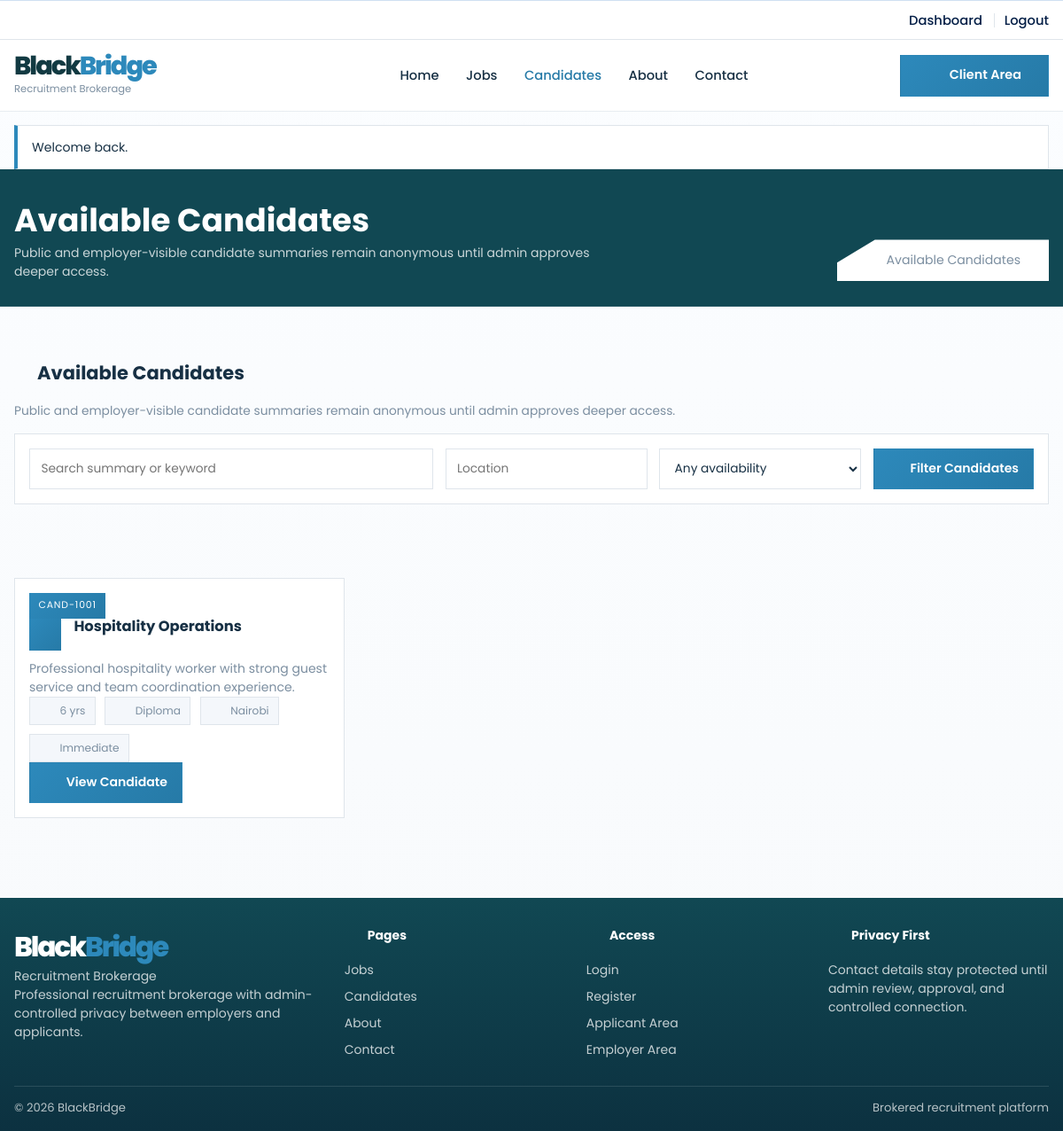
Page /candidates.php (signed in) on the committed database.
### tables this page shows
CREATE TABLE IF NOT EXISTS candidate_profiles (
    id INT UNSIGNED AUTO_INCREMENT PRIMARY KEY,
    user_id INT UNSIGNED NOT NULL UNIQUE,
    candidate_code VARCHAR(30) NOT NULL UNIQUE,
    headline VARCHAR(255) NULL,
    bio TEXT NULL,
    experience_years INT UNSIGNED NOT NULL DEFAULT 0,
    education_level VARCHAR(150) NULL,
    location VARCHAR(150) NULL,
    expected_salary_min DECIMAL(10, 2) NULL,
    expected_salary_max DECIMAL(10, 2) NULL,
    availability VARCHAR(80) NULL,
    address TEXT NULL,
    status ENUM('Draft', 'Pending', 'Approved', 'Rejected') NOT NULL DEFAULT 'Draft',
    approval_notes TEXT NULL,
    admin_notes TEXT NULL,
    is_featured TINYINT(1) NOT NULL DEFAULT 0,
    submitted_at DATETIME NULL,
    approved_at DATETIME NULL,
    created_at DATETIME NOT NULL DEFAULT CURRENT_TIMESTAMP,
    updated_at DATETIME NOT NULL DEFAULT CURRENT_TIMESTAMP ON UPDATE CURRENT_TIMESTAMP,
    CONSTRAINT fk_candidate_profiles_user
        FOREIGN KEY (user_id) REFERENCES users(id)
        ON DELETE CASCADE
);

### candidates.php (the view, shortened to what this page needs)
<?php
require_once __DIR__ . '/config/config.php';
$pageIntroText = site_setting(
    $pdo,
    'candidates.banner_intro',
    'Public and employer-visible candidate summaries remain anonymous until admin approves deeper access.'
);
$search = trim((string) ($_GET['q'] ?? ''));
$location = trim((string) ($_GET['location'] ?? ''));
$query = '
    SELECT cp.*,
           (
               SELECT cs.skill_name
               FROM candidate_skills cs
               WHERE cs.profile_id = cp.id
               ORDER BY cs.id ASC
               LIMIT 1
           ) AS primary_skill
    FROM candidate_profiles cp
    WHERE cp.status = "Approved"
';
$params = [];
$query .= ' ORDER BY cp.is_featured DESC, cp.approved_at DESC, cp.created_at DESC';
$statement = $pdo->prepare($query);
$statement->execute($params);
$candidates = $statement->fetchAll();
require_once __DIR__ . '/includes/header.php';
?>
<section class="section">
    <div class="container">
        <div class="section-head">
            <div>
                <h1><?= ui_icon('users', 'section-icon section-icon-inline') ?>Available Candidates</h1>
                <p><?= e($pageIntroText) ?></p>
            </div>
        </div>
        <form class="form-card search-bar" method="get">
            <input type="text" name="q" placeholder="Search summary or keyword" value="<?= e($search) ?>">
            <input type="text" name="location" placeholder="Location" value="<?= e($location) ?>">
            <select name="availability">
                <option value="">Any availability</option>
            </select>
            <button class="button button-dark" type="submit">
                <?= ui_icon('search', 'button-icon') ?>
                Filter Candidates
            </button>
        </form>
    </div>
</section>
<section class="section">
    <div class="container cards-grid">
        <?php foreach ($candidates as $candidate): ?>
            <?php $summary = candidate_public_summary($candidate); ?>
            <article class="card">
                <span class="candidate-code-badge"><?= e($summary['candidate_code']) ?></span>
                <div class="card-title-row">
                    <span class="icon-badge"><?= ui_icon('user-check', 'card-inline-icon') ?></span>
                    <h3><?= e($summary['primary_skill']) ?></h3>
                </div>
                <p><?= e(truncate_text($summary['bio'], 160)) ?></p>
                <div class="inline-meta">
                    <span><?= ui_icon('chart', 'ui-icon') ?><?= e($summary['experience_years']) ?> yrs</span>
                    <span><?= ui_icon('document', 'ui-icon') ?><?= e($summary['education_level']) ?></span>
                    <span><?= ui_icon('map', 'ui-icon') ?><?= e($summary['location']) ?></span>
                    <span><?= ui_icon('check', 'ui-icon') ?><?= e($summary['availability']) ?></span>
                </div>
                <div class="card-actions">
                    <a class="button button-dark" href="<?= e(app_url('candidate-details.php?id=' . $candidate['id'])) ?>">
                        <?= ui_icon('document', 'button-icon') ?>
                        View Candidate
                    </a>
                </div>
            </article>
        <?php endforeach; ?>
    </div>
</section>
<?php require_once __DIR__ . '/includes/footer.php'; ?>

### includes/functions.php (shortened to what this page needs)
<?php
function app_url(string $path = ''): string
{
    $path = ltrim($path, '/');
    return BASE_URL . ($path !== '' ? '/' . $path : '');
}
function e(mixed $value): string
{
    return htmlspecialchars((string) $value, ENT_QUOTES, 'UTF-8');
}
function truncate_text(?string $text, int $length = 140): string
{
    $text = trim((string) $text);
    if (mb_strlen($text) <= $length) {
        return $text;
    }
    return mb_substr($text, 0, $length - 3) . '...';
}
function salary_range_display(mixed $minimum, mixed $maximum): string
{
    $minimum = $minimum !== null && $minimum !== '' ? number_format((float) $minimum) : null;
    $maximum = $maximum !== null && $maximum !== '' ? number_format((float) $maximum) : null;
    if ($minimum !== null && $maximum !== null) {
        return '$' . $minimum . ' - $' . $maximum;
    }
    return 'Negotiable';
}
function candidate_public_summary(array $candidate): array
{
    return [
        'candidate_code' => $candidate['candidate_code'] ?? 'Protected',
        'primary_skill' => $candidate['primary_skill'] ?? 'General Skills',
        'experience_years' => $candidate['experience_years'] ?? '0',
        'education_level' => $candidate['education_level'] ?? 'Not specified',
        'location' => $candidate['location'] ?? 'Undisclosed',
        'salary_range' => salary_range_display(
            $candidate['expected_salary_min'] ?? null,
            $candidate['expected_salary_max'] ?? null
        ),
        'availability' => $candidate['availability'] ?? 'Open',
        'bio' => $candidate['bio'] ?? '',
    ];
}
function ui_icon(string $name, string $class = 'ui-icon'): string
{
    $markup = $icons[$name] ?? $icons['spark'];
    return '<svg class="' . e($class) . '" viewBox="0 0 24 24" fill="none" stroke="currentColor" stroke-width="1.8" stroke-linecap="round" stroke-linejoin="round" aria-hidden="true">' . $markup . '</svg>';
}
function site_settings_map(PDO $pdo, bool $forceRefresh = false): array
{
    static $cache = null;
    if ($cache !== null && !$forceRefresh) {
        return $cache;
    }
    $cache = [];
    try {
        $statement = $pdo->query('SELECT setting_key, setting_value FROM site_settings');
        foreach ($statement->fetchAll() as $row) {
            $cache[$row['setting_key']] = $row['setting_value'];
        }
    } catch (Throwable) {
        $cache = [];
    }
    foreach (site_setting_definitions() as $group) {
        foreach ($group['fields'] as $key => $definition) {
            if (!array_key_exists($key, $cache)) {
                $cache[$key] = (string) ($definition['default'] ?? '');
            }
        }
    }
    return $cache;
}
function site_setting(PDO $pdo, string $key, string $fallback = ''): string
{
    $settings = site_settings_map($pdo);
    if (array_key_exists($key, $settings)) {
        return (string) $settings[$key];
    }
    return default_site_setting_value($key, $fallback);
}

### rows in the picture
candidate_profiles: candidate_code "CAND-1001", primary_skill "Hospitality Operations", bio "Professional hospitality worker with strong guest service and team coordination experience.", experience_years "6", education_level "Diploma", location "Nairobi", availability "Immediate"

### other values in the picture
$brandPrimary "Black"
$brandAccent "Bridge"
$brandTagline "Recruitment Brokerage"
$item['label'] "Home"
$item['label'] "Jobs"
$item['label'] "Candidates"
$item['label'] "About"
$item['label'] "Contact"
$flash['message'] "Welcome back."
$pageTitle "Available Candidates"
$pageIntroText "Public and employer-visible candidate summaries remain anonymous until admin approves deeper access."
site_setting($pdo, 'footer.privacy_title', 'Privacy First') "Privacy First"
$siteDisplayName "BlackBridge"
